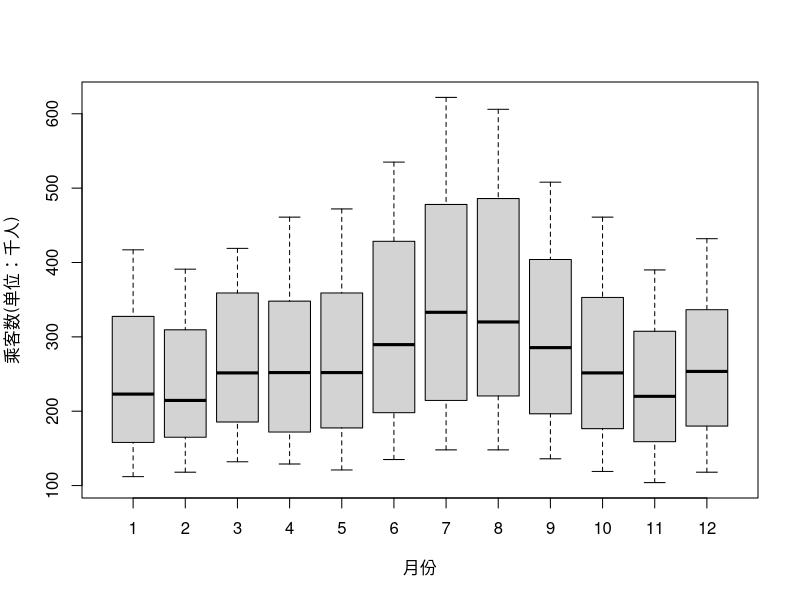
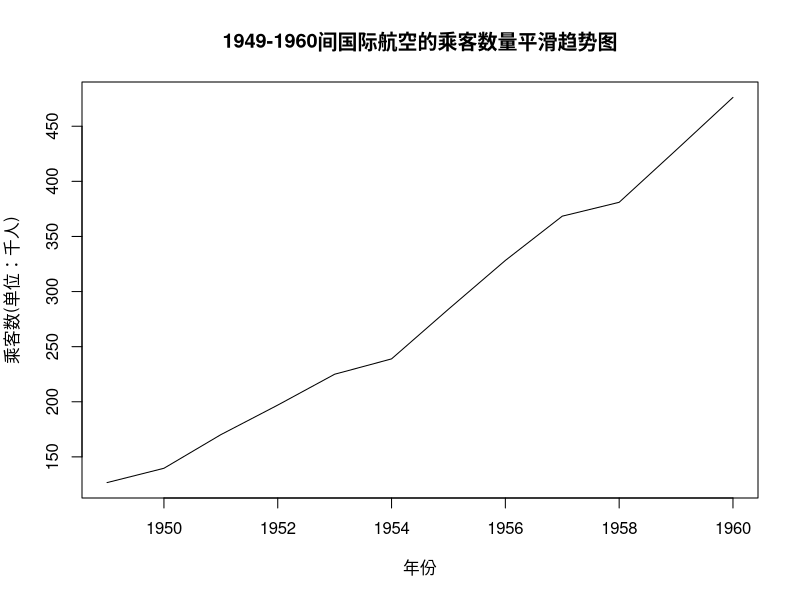
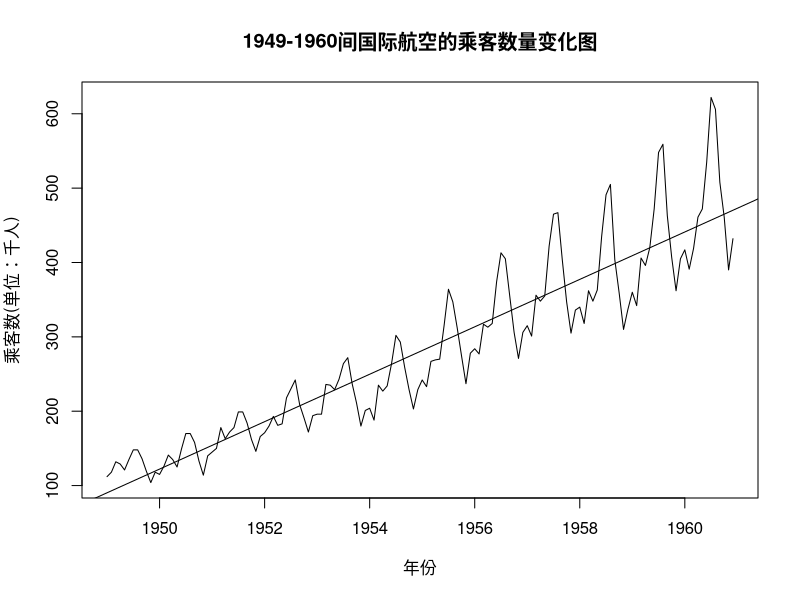
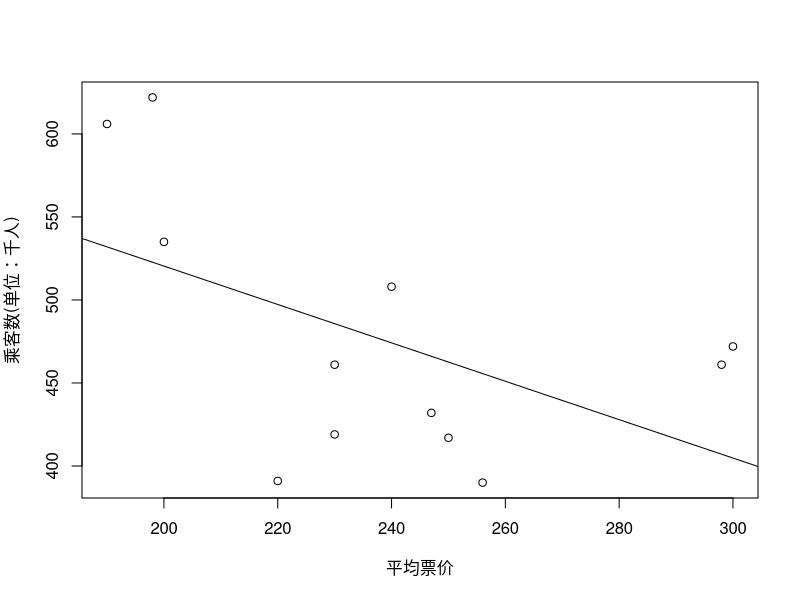
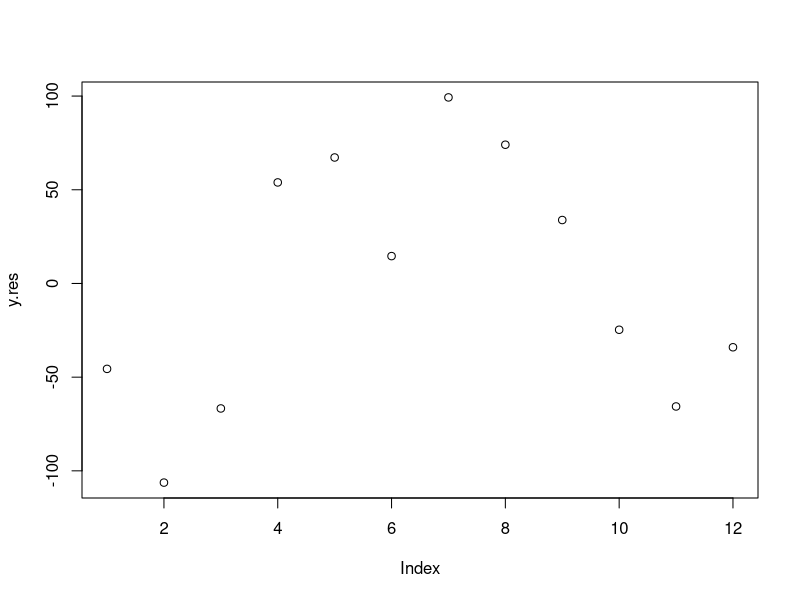
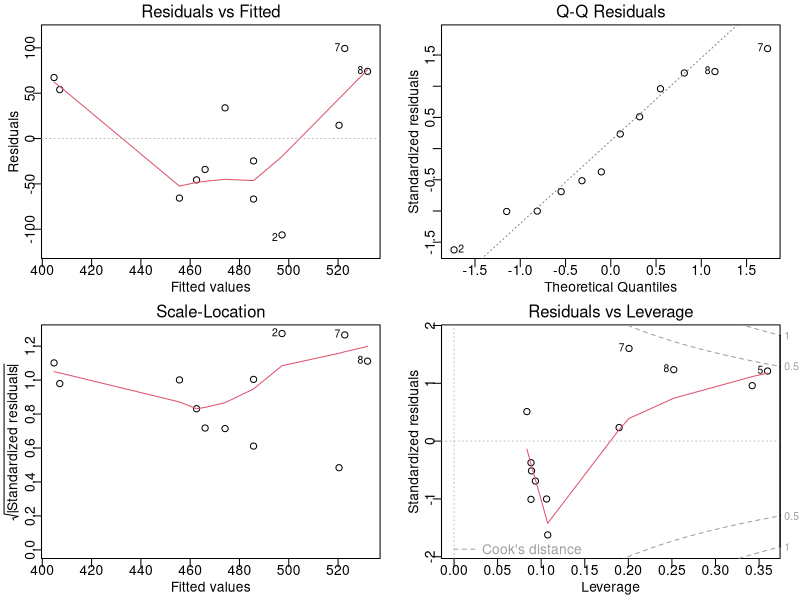

These charts were generated, in order, by the following R code:
# 统计学R作业，数据分析代码示例=
# 数据集使用R内置的AirPassengers
# 该数据集记录了1949-1960年每个月国际航空的乘客数量，单位为千人次

# 1. 箱型图分析
png(file = 'BoxPlotAnalysis.png')
boxplot(AirPassengers~cycle(AirPassengers), xlab = "月份",
   ylab = "乘客数(单位：千人)")
dev.off()

# 2.时间序列分析
# 对每年的月乘客数取均值
# 按均值生成一张按年分布的乘客数量变化趋势图
getMeanOfPassengers <- function(){
	meanList = NULL
	for(i in 1949:1960){
		tsPerYear <- window(AirPassengers, c(i, 1), c(i, 12))
		meanPerYear <- mean(tsPerYear)
		meanList <- c(meanList, meanPerYear)
	}
	return(meanList)
}
meanSeq <- getMeanOfPassengers()
meanTimeseries <- ts(meanSeq, 1949, 1960, 1)
png(file = 'meanPassenger.png')
plot(meanTimeseries, main="1949-1960间国际航空的乘客数量平滑趋势图",  xlab="年份",  ylab="乘客数(单位：千人)")
dev.off()

png(file = 'Passenger.png')
plot(AirPassengers, main="1949-1960间国际航空的乘客数量变化图",  xlab="年份",  ylab="乘客数(单位：千人)")
abline(reg=lm(AirPassengers~time(AirPassengers))) # 按时间序列添加一条拟合直线
dev.off()

# 3.一元线性回归分析和预测
# 从AirPassengers数据集中选出1960年的数据作为Y
# 附加一个数据集x，x表示当月的平均机票价格
# 对Y与x的关系进行一元线性回归分析
# 当x取特定值时，用这个分析模型来预测Y
Y <- window(AirPassengers, c(1960, 1), c(1960, 12))
Y <- unlist(Y)
x <- c(250,220,230,298,300,200,198,190,240,230,256,247)
relation <- lm(Y~x)
png(file = 'linearregression.png')
plot(x,Y, abline(lm(Y~x)), xlab = "平均票价", ylab = "乘客数(单位：千人)")
dev.off() # 生成散点图
# 得到回归分析摘要信息
print(summary(relation))
reSquareSum <- deviance(relation)
print(reSquareSum) # 得到残差的平方和
# 残差分析，残差是必须服从正态分布N(0,o^2)的，对其进行正态分布检验
y.res <- residuals(relation)
shapiro.test(y.res) # 正态分布检测
png(file = 'residualsDistribute.png')
plot(y.res) # 残差散点图
dev.off()
png(file = 'residualsAnalysis.png')
par(mfrow = c(2, 2), mar = c(2.5, 2.5, 1.5, 1.2), mgp = c(1.2, 0.2, 0))
plot(relation)
dev.off()
# 用得到的回归模型进行预测，当票价是180时，乘客数是多少？
new <- data.frame(x=180)
result <- predict(relation, new)
print(result)
